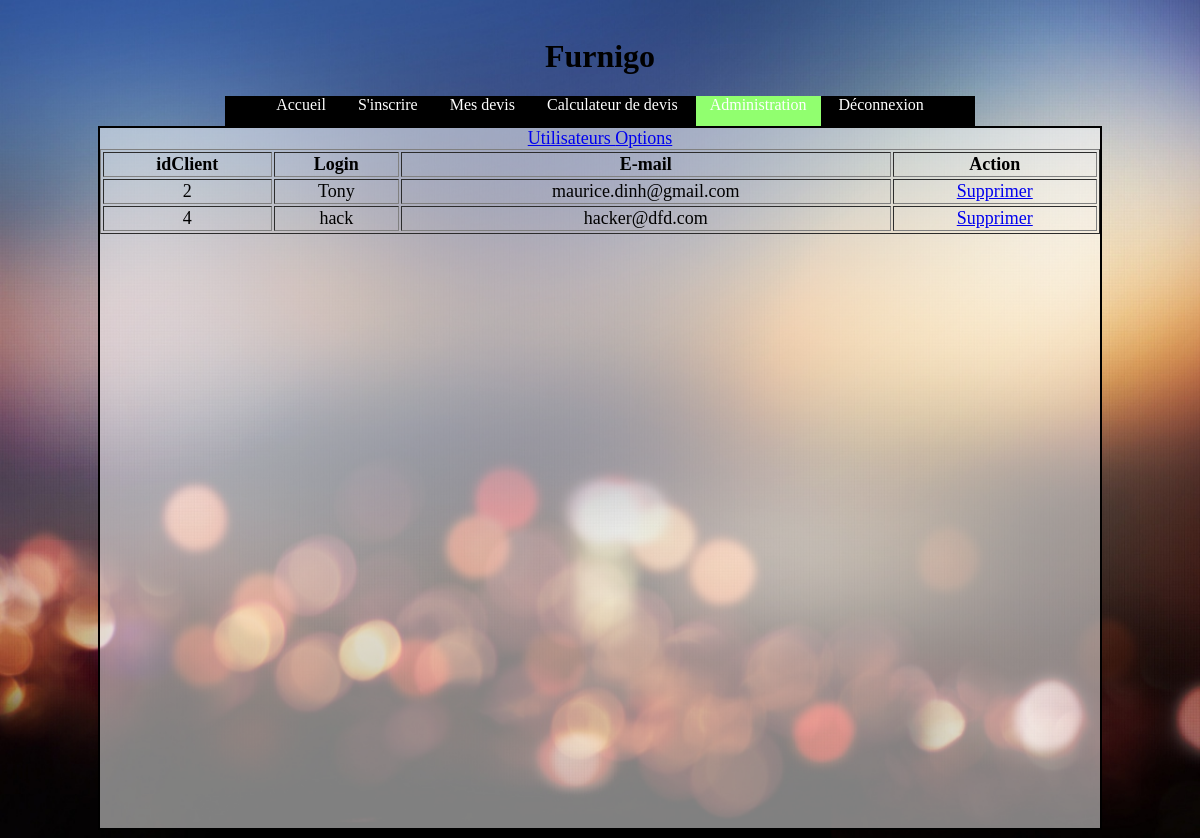
Before: /Furnigo/adminuser.php (signed in) with the older database file.
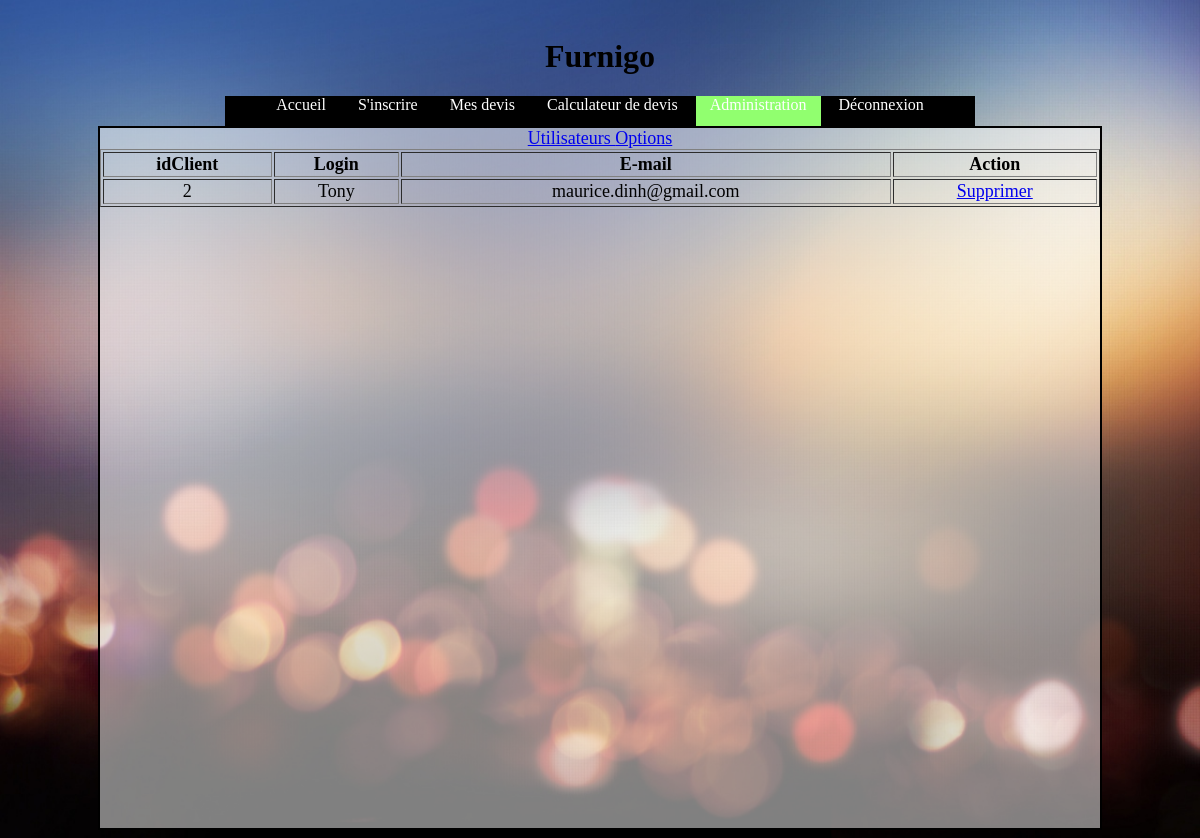
After: the same page with the newer database file.
### tables this page shows
CREATE TABLE IF NOT EXISTS `t_clients` (
  `idClient` int(11) NOT NULL AUTO_INCREMENT,
  `Login` varchar(40) NOT NULL,
  `Email` varchar(50) NOT NULL,
  `Password` varchar(70) NOT NULL,
  `UserMode` tinyint(1) NOT NULL,
  PRIMARY KEY (`idClient`),
  UNIQUE KEY `Login` (`Login`,`Email`)
);

### Furnigo/users.php (called while the page is built, shortened)
<?php
function GetUsers() {
    $db = connectdb();
    $sql = $db->prepare("SELECT idClient,Login,Email FROM t_clients WHERE UserMode != 1");
    if ($sql->execute()) {
        return $sql->fetchAll(PDO::FETCH_ASSOC);
    } else {
        return null;
    }
}

### Furnigo/adminuser.php (the view, shortened to what this page needs)
<?php
require_once 'users.php';
if (isset($_SESSION['mode'])) {
    $mode = $_SESSION['mode'];
    $users = GetUsers();
}
?>
<!DOCTYPE html>
<html>
    <head>
        <link rel="stylesheet" type="text/css" href="css/style.css">
    </head>
    <body>
    <center>
        <div id="title"><h1>Furnigo</h1></div>
        <nav>
            <ul>
                <li><a href="index.php">Accueil</a></li>
                <li><a href="inscription.php">S'inscrire</a></li>
                <li><a href="devis.php">Mes devis</a></li>
                <li><a href="calculateur.php">Calculateur de devis</a></li>
                <?php if (isset($_SESSION['name']) && $mode == 1) { ?>
                    <li class="active"><a href="adminuser.php">Administration</a></li>
                <?php } ?>
                <?php if (isset($_SESSION['name'])) { ?>
                    <li><a href="logout.php">Déconnexion</a></li>
                <?php } ?>
            </ul>
        </nav>
        <div id="content">
            <a href="adminuser.php">Utilisateurs </a>
            <a href="adminoptions.php">Options</a>
            <table border="1" width="100%">
                <th>idClient</th>
                <th>Login</th>
                <th>E-mail</th>
                <th>Action</th>
                <?php foreach ($users as $user): ?>
                    <tr>
                        <td style="text-align: center"><?php echo $user['idClient'] ?></td>
                        <td style="text-align: center"><?php echo $user['Login'] ?></td>
                        <td style="text-align: center"><?php echo $user['Email'] ?></td>
                        <td style="text-align: center"><a href="delete.php?id=<?php echo $user['idClient'] ?>">Supprimer</a></td>
                    </tr>
                <?php endforeach; ?>
            </table>
        </div>
    </center>
</body>
</html>

Changed rows visible on the page:
removed t_clients: idClient "4", Login "hack", Email "hacker@dfd.com"
